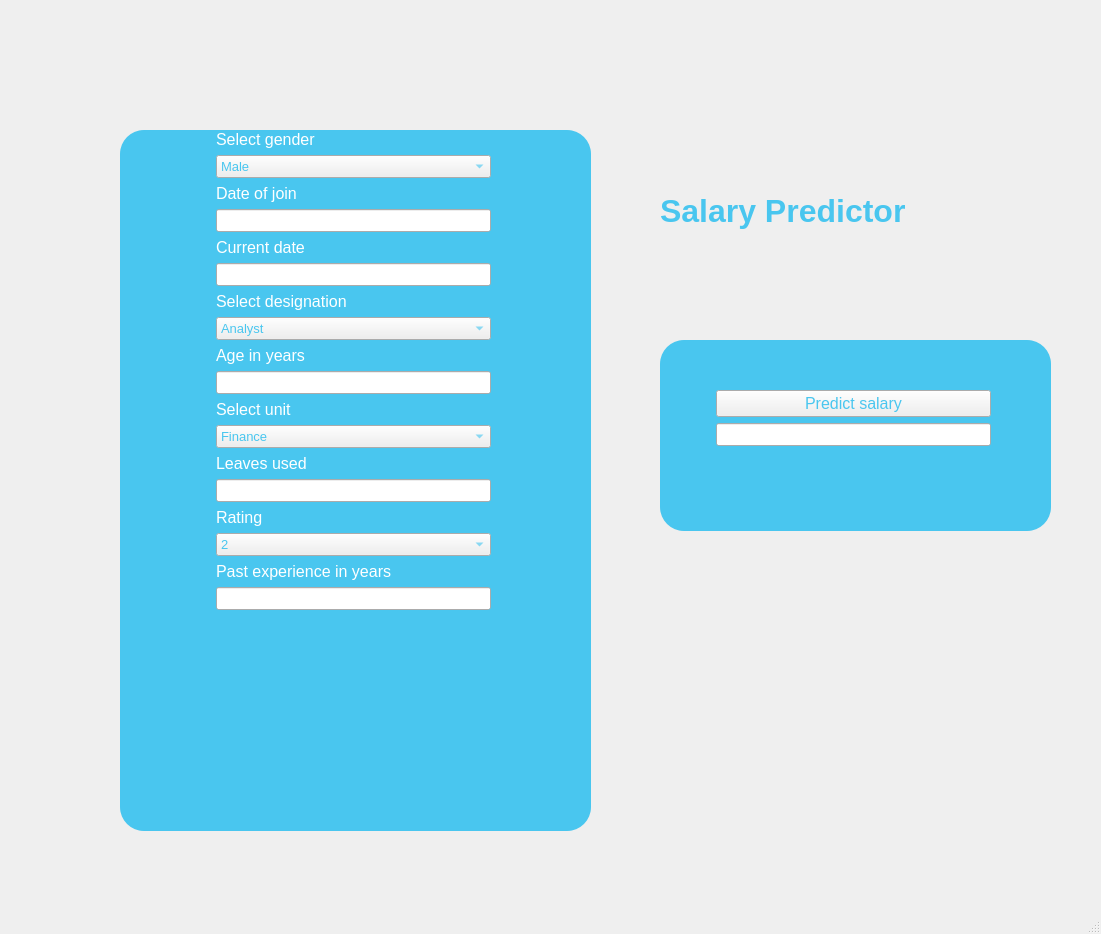
<?xml version="1.0" encoding="UTF-8"?>
<ui version="4.0">
 <class>MainWindow</class>
 <widget class="QMainWindow" name="MainWindow">
  <property name="geometry">
   <rect>
    <x>0</x>
    <y>0</y>
    <width>1101</width>
    <height>934</height>
   </rect>
  </property>
  <property name="windowTitle">
   <string>MainWindow</string>
  </property>
  <property name="styleSheet">
   <string notr="true">QmainWindow{

color: rgb(255, 255, 255);

}</string>
  </property>
  <widget class="QWidget" name="centralwidget">
   <widget class="QWidget" name="formLayoutWidget">
    <property name="geometry">
     <rect>
      <x>210</x>
      <y>130</y>
      <width>281</width>
      <height>721</height>
     </rect>
    </property>
    <layout class="QFormLayout" name="formLayout">
     <item row="1" column="1">
      <widget class="QLabel" name="label">
       <property name="font">
        <font>
         <pointsize>12</pointsize>
        </font>
       </property>
       <property name="styleSheet">
        <string notr="true">QLabel{


color: rgb(255, 255, 255)

}</string>
       </property>
       <property name="text">
        <string>Select gender</string>
       </property>
       <property name="alignment">
        <set>Qt::AlignLeading|Qt::AlignLeft|Qt::AlignVCenter</set>
       </property>
      </widget>
     </item>
     <item row="2" column="1">
      <widget class="QComboBox" name="gender">
       <property name="font">
        <font>
         <pointsize>10</pointsize>
        </font>
       </property>
       <property name="styleSheet">
        <string notr="true">QComboBox{

color: rgb(73, 198, 239)

}</string>
       </property>
       <property name="sizeAdjustPolicy">
        <enum>QComboBox::AdjustToContents</enum>
       </property>
       <item>
        <property name="text">
         <string>Male</string>
        </property>
       </item>
       <item>
        <property name="text">
         <string>Female</string>
        </property>
       </item>
      </widget>
     </item>
     <item row="3" column="1">
      <widget class="QLabel" name="label_2">
       <property name="font">
        <font>
         <pointsize>12</pointsize>
        </font>
       </property>
       <property name="styleSheet">
        <string notr="true">QLabel{


color: rgb(255, 255, 255)

}
</string>
       </property>
       <property name="text">
        <string>Date of join</string>
       </property>
       <property name="alignment">
        <set>Qt::AlignLeading|Qt::AlignLeft|Qt::AlignVCenter</set>
       </property>
      </widget>
     </item>
     <item row="5" column="1">
      <widget class="QLabel" name="label_3">
       <property name="font">
        <font>
         <pointsize>12</pointsize>
        </font>
       </property>
       <property name="styleSheet">
        <string notr="true">QLabel{


color: rgb(255, 255, 255)

}</string>
       </property>
       <property name="text">
        <string>Current date</string>
       </property>
       <property name="alignment">
        <set>Qt::AlignLeading|Qt::AlignLeft|Qt::AlignVCenter</set>
       </property>
      </widget>
     </item>
     <item row="7" column="1">
      <widget class="QLabel" name="label_4">
       <property name="font">
        <font>
         <pointsize>12</pointsize>
        </font>
       </property>
       <property name="styleSheet">
        <string notr="true">QLabel{


color: rgb(255, 255, 255)

}</string>
       </property>
       <property name="text">
        <string>Select designation</string>
       </property>
       <property name="alignment">
        <set>Qt::AlignLeading|Qt::AlignLeft|Qt::AlignVCenter</set>
       </property>
      </widget>
     </item>
     <item row="8" column="1">
      <widget class="QComboBox" name="designation">
       <property name="font">
        <font>
         <pointsize>10</pointsize>
        </font>
       </property>
       <property name="styleSheet">
        <string notr="true">QComboBox{

color: rgb(73, 198, 239)

}</string>
       </property>
       <property name="sizeAdjustPolicy">
        <enum>QComboBox::AdjustToContents</enum>
       </property>
       <item>
        <property name="text">
         <string>Analyst</string>
        </property>
       </item>
       <item>
        <property name="text">
         <string>Senior Analyst</string>
        </property>
       </item>
       <item>
        <property name="text">
         <string>Associate</string>
        </property>
       </item>
       <item>
        <property name="text">
         <string>Manager</string>
        </property>
       </item>
       <item>
        <property name="text">
         <string>Senior Manager</string>
        </property>
       </item>
       <item>
        <property name="text">
         <string>Director</string>
        </property>
       </item>
      </widget>
     </item>
     <item row="9" column="1">
      <widget class="QLabel" name="label_5">
       <property name="font">
        <font>
         <pointsize>12</pointsize>
        </font>
       </property>
       <property name="styleSheet">
        <string notr="true">QLabel{


color: rgb(255, 255, 255)

}</string>
       </property>
       <property name="text">
        <string>Age in years</string>
       </property>
       <property name="alignment">
        <set>Qt::AlignLeading|Qt::AlignLeft|Qt::AlignVCenter</set>
       </property>
      </widget>
     </item>
     <item row="11" column="1">
      <widget class="QLabel" name="label_6">
       <property name="font">
        <font>
         <pointsize>12</pointsize>
        </font>
       </property>
       <property name="styleSheet">
        <string notr="true">QLabel{


color: rgb(255, 255, 255)

}</string>
       </property>
       <property name="text">
        <string>Select unit</string>
       </property>
       <property name="alignment">
        <set>Qt::AlignLeading|Qt::AlignLeft|Qt::AlignVCenter</set>
       </property>
      </widget>
     </item>
     <item row="12" column="1">
      <widget class="QComboBox" name="unit">
       <property name="font">
        <font>
         <pointsize>10</pointsize>
        </font>
       </property>
       <property name="styleSheet">
        <string notr="true">QComboBox{

color: rgb(73, 198, 239)

}</string>
       </property>
       <property name="sizeAdjustPolicy">
        <enum>QComboBox::AdjustToContents</enum>
       </property>
       <item>
        <property name="text">
         <string>Finance</string>
        </property>
       </item>
       <item>
        <property name="text">
         <string>Web</string>
        </property>
       </item>
       <item>
        <property name="text">
         <string>IT</string>
        </property>
       </item>
       <item>
        <property name="text">
         <string>Operations</string>
        </property>
       </item>
       <item>
        <property name="text">
         <string>Marketing</string>
        </property>
       </item>
       <item>
        <property name="text">
         <string>Management</string>
        </property>
       </item>
      </widget>
     </item>
     <item row="13" column="1">
      <widget class="QLabel" name="label_7">
       <property name="font">
        <font>
         <pointsize>12</pointsize>
        </font>
       </property>
       <property name="styleSheet">
        <string notr="true">QLabel{


color: rgb(255, 255, 255)

}</string>
       </property>
       <property name="text">
        <string>Leaves used</string>
       </property>
       <property name="alignment">
        <set>Qt::AlignLeading|Qt::AlignLeft|Qt::AlignVCenter</set>
       </property>
      </widget>
     </item>
     <item row="15" column="1">
      <widget class="QLabel" name="label_9">
       <property name="font">
        <font>
         <pointsize>12</pointsize>
        </font>
       </property>
       <property name="styleSheet">
        <string notr="true">QLabel{


color: rgb(255, 255, 255)

}</string>
       </property>
       <property name="text">
        <string>Rating</string>
       </property>
       <property name="alignment">
        <set>Qt::AlignLeading|Qt::AlignLeft|Qt::AlignVCenter</set>
       </property>
      </widget>
     </item>
     <item row="16" column="1">
      <widget class="QComboBox" name="rating">
       <property name="font">
        <font>
         <pointsize>10</pointsize>
        </font>
       </property>
       <property name="styleSheet">
        <string notr="true">QComboBox{

color: rgb(73, 198, 239)

}
        </string>
       </property>
       <property name="sizeAdjustPolicy">
        <enum>QComboBox::AdjustToContents</enum>
       </property>
       <item>
        <property name="text">
         <string>2</string>
        </property>
       </item>
       <item>
        <property name="text">
         <string>3</string>
        </property>
       </item>
       <item>
        <property name="text">
         <string>4</string>
        </property>
       </item>
       <item>
        <property name="text">
         <string>5</string>
        </property>
       </item>
      </widget>
     </item>
     <item row="17" column="1">
      <widget class="QLabel" name="label_10">
       <property name="font">
        <font>
         <pointsize>12</pointsize>
        </font>
       </property>
       <property name="styleSheet">
        <string notr="true">QLabel{


color: rgb(255, 255, 255)

}</string>
       </property>
       <property name="text">
        <string>Past experience in years</string>
       </property>
       <property name="alignment">
        <set>Qt::AlignLeading|Qt::AlignLeft|Qt::AlignVCenter</set>
       </property>
      </widget>
     </item>
     <item row="18" column="1">
      <widget class="QLineEdit" name="past_exp">
       <property name="font">
        <font>
         <pointsize>10</pointsize>
        </font>
       </property>
       <property name="styleSheet">
        <string notr="true">QLineEdit{

color: rgb(73, 198, 239)

}</string>
       </property>
       <property name="text">
        <string/>
       </property>
      </widget>
     </item>
     <item row="14" column="1">
      <widget class="QLineEdit" name="leaves_used">
       <property name="font">
        <font>
         <pointsize>10</pointsize>
        </font>
       </property>
       <property name="styleSheet">
        <string notr="true">QLineEdit{

color: rgb(73, 198, 239)

}</string>
       </property>
       <property name="text">
        <string/>
       </property>
      </widget>
     </item>
     <item row="10" column="1">
      <widget class="QLineEdit" name="age">
       <property name="font">
        <font>
         <pointsize>10</pointsize>
        </font>
       </property>
       <property name="styleSheet">
        <string notr="true">QLineEdit{

color: rgb(73, 198, 239)

}</string>
       </property>
       <property name="text">
        <string/>
       </property>
      </widget>
     </item>
     <item row="6" column="1">
      <widget class="QLineEdit" name="current_date">
       <property name="font">
        <font>
         <pointsize>10</pointsize>
        </font>
       </property>
       <property name="styleSheet">
        <string notr="true">QLineEdit{

color: rgb(73, 198, 239)

}</string>
       </property>
       <property name="text">
        <string/>
       </property>
      </widget>
     </item>
     <item row="4" column="1">
      <widget class="QLineEdit" name="doj">
       <property name="font">
        <font>
         <pointsize>10</pointsize>
        </font>
       </property>
       <property name="styleSheet">
        <string notr="true">QLineEdit{

color: rgb(73, 198, 239)

}</string>
       </property>
       <property name="text">
        <string/>
       </property>
      </widget>
     </item>
    </layout>
   </widget>
   <widget class="QLabel" name="label_8">
    <property name="geometry">
     <rect>
      <x>660</x>
      <y>180</y>
      <width>391</width>
      <height>61</height>
     </rect>
    </property>
    <property name="font">
     <font>
      <family>Arial</family>
      <pointsize>24</pointsize>
      <weight>75</weight>
      <bold>true</bold>
     </font>
    </property>
    <property name="styleSheet">
     <string notr="true">QLabel{

color: rgb(73, 198, 239)

}</string>
    </property>
    <property name="text">
     <string>Salary Predictor</string>
    </property>
   </widget>
   <widget class="QFrame" name="frame">
    <property name="geometry">
     <rect>
      <x>120</x>
      <y>130</y>
      <width>471</width>
      <height>701</height>
     </rect>
    </property>
    <property name="styleSheet">
     <string notr="true">
QFrame {
    background-color: rgb(73, 198, 239);
	border-radius: 24px;


}

</string>
    </property>
    <property name="frameShape">
     <enum>QFrame::StyledPanel</enum>
    </property>
    <property name="frameShadow">
     <enum>QFrame::Raised</enum>
    </property>
   </widget>
   <widget class="QFrame" name="frame_2">
    <property name="geometry">
     <rect>
      <x>660</x>
      <y>340</y>
      <width>391</width>
      <height>191</height>
     </rect>
    </property>
    <property name="styleSheet">
     <string notr="true">
QFrame {
    background-color: rgb(73, 198, 239);
	border-radius: 24px;


}

</string>
    </property>
    <property name="frameShape">
     <enum>QFrame::StyledPanel</enum>
    </property>
    <property name="frameShadow">
     <enum>QFrame::Raised</enum>
    </property>
    <widget class="QWidget" name="formLayoutWidget_2">
     <property name="geometry">
      <rect>
       <x>50</x>
       <y>50</y>
       <width>281</width>
       <height>111</height>
      </rect>
     </property>
     <layout class="QFormLayout" name="formLayout_3">
      <item row="2" column="1">
       <widget class="QLineEdit" name="result">
        <property name="font">
         <font>
          <pointsize>10</pointsize>
         </font>
        </property>
        <property name="styleSheet">
         <string notr="true">QLineEdit{

color: rgb(73, 198, 239)

}</string>
        </property>
        <property name="text">
         <string/>
        </property>
       </widget>
      </item>
      <item row="1" column="1">
       <widget class="QPushButton" name="predict">
        <property name="font">
         <font>
          <pointsize>12</pointsize>
         </font>
        </property>
        <property name="styleSheet">
         <string notr="true">QPushButton{

color: rgb(73, 198, 239)
}</string>
        </property>
        <property name="text">
         <string>Predict salary</string>
        </property>
       </widget>
      </item>
     </layout>
    </widget>
   </widget>
   <zorder>frame</zorder>
   <zorder>formLayoutWidget</zorder>
   <zorder>label_8</zorder>
   <zorder>frame_2</zorder>
  </widget>
  <widget class="QMenuBar" name="menubar">
   <property name="geometry">
    <rect>
     <x>0</x>
     <y>0</y>
     <width>1101</width>
     <height>31</height>
    </rect>
   </property>
  </widget>
  <widget class="QStatusBar" name="statusbar"/>
 </widget>
 <resources/>
 <connections/>
</ui>
